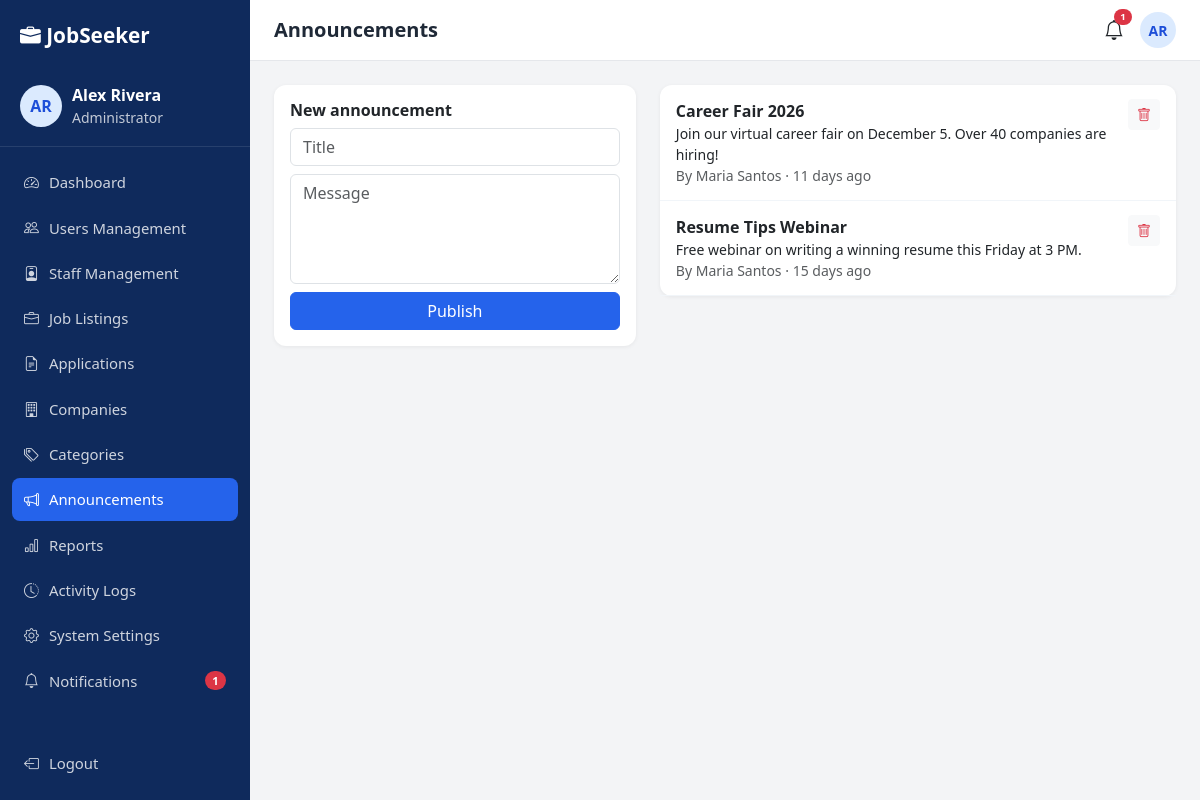
The page /admin/announcements.php (signed in) on the database its author committed.
### tables this page shows
CREATE TABLE user_profiles (
  id INT AUTO_INCREMENT PRIMARY KEY,
  user_id INT NOT NULL UNIQUE,
  phone VARCHAR(30), location VARCHAR(100), headline VARCHAR(150), skills VARCHAR(255), bio TEXT,
  profile_picture VARCHAR(255), resume VARCHAR(255),
  created_at TIMESTAMP DEFAULT CURRENT_TIMESTAMP,
  updated_at TIMESTAMP DEFAULT CURRENT_TIMESTAMP ON UPDATE CURRENT_TIMESTAMP,
  FOREIGN KEY (user_id) REFERENCES users(id) ON DELETE CASCADE
);

CREATE TABLE users (
  id INT AUTO_INCREMENT PRIMARY KEY,
  full_name VARCHAR(120) NOT NULL,
  username VARCHAR(50) NOT NULL UNIQUE,
  email VARCHAR(150) NOT NULL UNIQUE,
  password VARCHAR(255) NOT NULL,
  role ENUM('seeker','staff','admin') NOT NULL DEFAULT 'seeker',
  status ENUM('active','inactive') NOT NULL DEFAULT 'active',
  failed_attempts TINYINT NOT NULL DEFAULT 0,
  locked_until DATETIME NULL,
  last_login DATETIME NULL,
  created_at TIMESTAMP DEFAULT CURRENT_TIMESTAMP,
  updated_at TIMESTAMP DEFAULT CURRENT_TIMESTAMP ON UPDATE CURRENT_TIMESTAMP,
  INDEX idx_role (role), INDEX idx_status (status)
);

CREATE TABLE announcements (
  id INT AUTO_INCREMENT PRIMARY KEY,
  title VARCHAR(150) NOT NULL, body TEXT NOT NULL, created_by INT NULL,
  created_at TIMESTAMP DEFAULT CURRENT_TIMESTAMP,
  updated_at TIMESTAMP DEFAULT CURRENT_TIMESTAMP ON UPDATE CURRENT_TIMESTAMP,
  FOREIGN KEY (created_by) REFERENCES users(id) ON DELETE SET NULL
);

### admin/announcements.php (called while the page is built)
<?php
require __DIR__ . "/../staff/announcements.php";

### includes/auth.php (called while the page is built, shortened)
<?php
require_once __DIR__ . '/functions.php';
function user() {
    static $u = null;
    if ($u === null && !empty($_SESSION['uid']))
        $u = row('SELECT u.*, p.profile_picture FROM users u LEFT JOIN user_profiles p ON p.user_id=u.id WHERE u.id=?', [$_SESSION['uid']]) ?: false;
    return $u ?: null;
}
function require_role(...$roles) {
    $u = user();
    return $u;
}
function unread_count() { return (int)val('SELECT COUNT(*) FROM notifications WHERE user_id=? AND is_read=0', [$_SESSION['uid'] ?? 0]); }

### staff/announcements.php (the view, shortened to what this page needs)
<?php
require_once __DIR__ . '/../includes/auth.php';
$u = require_role('staff', 'admin'); $layout = 'dash'; $pageTitle = 'Announcements';
$list = rows('SELECT a.*, u.full_name FROM announcements a LEFT JOIN users u ON u.id=a.created_by ORDER BY a.created_at DESC');
include ROOT_PATH . '/includes/header.php';
?>
<div class="row g-4"><div class="col-lg-5"><div class="card p-3"><h6 class="fw-bold">New announcement</h6><form method="post"><?= csrf_field() ?><input type="hidden" name="action" value="create">
  <input name="title" class="form-control mb-2" placeholder="Title" required><textarea name="body" rows="4" class="form-control mb-2" placeholder="Message" required></textarea><button class="btn btn-primary w-100">Publish</button></form></div></div>
<div class="col-lg-7"><div class="card"><?php foreach ($list as $a): ?><div class="notif-item d-flex justify-content-between"><div><div class="fw-semibold"><?= e($a['title']) ?></div><div class="small"><?= nl2br(e($a['body'])) ?></div><div class="small text-muted">By <?= e($a['full_name'] ?? 'System') ?> · <?= time_ago($a['created_at']) ?></div></div>
  <?php if ($u['role'] === 'admin' || $a['created_by'] == $u['id']): ?><form method="post"><button name="action" value="delete" class="btn btn-sm btn-light text-danger" data-confirm="Delete announcement?"><i class="bi bi-trash"></i></button></form><?php endif; ?></div><?php endforeach; ?></div></div></div>
<?php include ROOT_PATH . '/includes/footer.php'; ?>

### includes/sidebar.php (shortened to what this page needs)
<?php
$self = basename($_SERVER['SCRIPT_NAME']);
$su = user();
$menus = [
 'seeker' => [['dashboard.php','speedometer2','Dashboard'],['browse-jobs.php','search','Find Jobs'],['my-applications.php','file-earmark-text','My Applications'],['profile.php','person','Profile'],['saved-jobs.php','heart','Saved Jobs'],['notifications.php','bell','Notifications']],
 'staff'  => [['dashboard.php','speedometer2','Dashboard'],['jobs.php','briefcase','Job Listings'],['add-job.php','plus-circle','Post New Job'],['applications.php','people','Applications'],['interviews.php','calendar-event','Interview Schedule'],['announcements.php','megaphone','Announcements'],['reports.php','bar-chart','Reports'],['../notifications.php','bell','Notifications']],
 'admin'  => [['dashboard.php','speedometer2','Dashboard'],['users.php','people','Users Management'],['staff.php','person-badge','Staff Management'],['jobs.php','briefcase','Job Listings'],['applications.php','file-earmark-text','Applications'],['companies.php','building','Companies'],['categories.php','tags','Categories'],['announcements.php','megaphone','Announcements'],['reports.php','bar-chart','Reports'],['logs.php','clock-history','Activity Logs'],['settings.php','gear','System Settings'],['../notifications.php','bell','Notifications']],
];
$role = $su['role'];
$base = url($role . '/');
$roleLabel = ['seeker' => 'Job Seeker', 'staff' => 'Staff', 'admin' => 'Administrator'][$role];
$unread = unread_count();
?>
<div class="dash-wrap">
  <aside class="sidebar" id="sidebar">
    <a href="<?= url('index.php') ?>" class="side-brand"><i class="bi bi-briefcase-fill"></i> JobSeeker</a>
    <div class="side-user">
      <?= avatar($su, 42) ?>
      <div class="min-w-0"><div class="fw-semibold text-truncate"><?= e($su['full_name']) ?></div><div class="small opacity-75"><?= $roleLabel ?></div></div>
    </div>
    <nav class="side-nav">
      <?php foreach ($menus[$role] as [$mf, $mi, $ml]):
        $active = ($self === basename($mf)) || ($self === 'edit-job.php' && $mf === 'jobs.php'); ?>
        <a href="<?= $base . $mf ?>" class="<?= $active ? 'active' : '' ?>"><i class="bi bi-<?= $mi ?>"></i> <?= $ml ?>
          <?php if ($mf === '../notifications.php' || $mf === 'notifications.php'): ?><span class="badge bg-danger rounded-pill ms-auto js-notif-badge" <?= $unread ? '' : 'hidden' ?>><?= $unread ?></span><?php endif; ?></a>
      <?php endforeach; ?>
    </nav>
    <a href="<?= url('logout.php') ?>" class="side-logout"><i class="bi bi-box-arrow-left"></i> Logout</a>
  </aside>
  <div class="dash-main">
    <header class="topbar">
      <h5 class="mb-0 fw-semibold"><?= e($pageTitle ?? 'Dashboard') ?></h5>
      <div class="ms-auto d-flex align-items-center gap-3">
        <a href="<?= url($role === 'seeker' ? 'seeker/notifications.php' : 'notifications.php') ?>" class="position-relative text-dark fs-5"><i class="bi bi-bell"></i>
          <span class="badge bg-danger rounded-pill notif-dot js-notif-badge" <?= $unread ? '' : 'hidden' ?>><?= $unread ?></span></a>
        <?= avatar($su, 36) ?>
      </div>
    </header>
    <main class="dash-content">

### includes/functions.php (shortened to what this page needs)
<?php
require_once __DIR__ . '/../config/config.php';
function e($v) { return htmlspecialchars((string)$v, ENT_QUOTES, 'UTF-8'); }
function url($p = '') { return BASE_URL . '/' . ltrim($p, '/'); }
function q($sql, $p = []) { global $pdo; $s = $pdo->prepare($sql); $s->execute($p); return $s; }
function row($sql, $p = []) { return q($sql, $p)->fetch(); }
function rows($sql, $p = []) { return q($sql, $p)->fetchAll(); }
function val($sql, $p = []) { return q($sql, $p)->fetchColumn(); }
function time_ago($d) {
    $t = time() - strtotime($d);
    if ($t < 2592000) return floor($t / 86400) . ' days ago';
    return date('M d, Y', strtotime($d));
}
function initials($n) { $p = preg_split('/\s+/', trim($n)); return strtoupper(substr($p[0], 0, 1) . (isset($p[1]) ? substr($p[1], 0, 1) : '')); }
function avatar($u, $size = 40) {
    return '<span class="avatar avatar-i" style="width:' . $size . 'px;height:' . $size . 'px;font-size:' . round($size / 2.6) . 'px">' . e(initials($u['full_name'])) . '</span>';
}
    ob_start(); ?>

### assets/css/style.css (style rules this page uses)
:root { --primary:#2563EB;--primary-dark:#1d4ed8;--navy:#0f2a5c;--navy2:#143570;--success:#10B981;--warning:#F59E0B;--danger:#EF4444;--gray:#6B7280;--bg:#F3F4F6 }
body { font-family:'Segoe UI',system-ui,-apple-system,Roboto,sans-serif;background:#fff;color:#1f2937 }
.layout-dash { background:var(--bg) }
.min-w-0 { min-width:0 }
.btn-primary { --bs-btn-bg:var(--primary);--bs-btn-border-color:var(--primary);--bs-btn-hover-bg:var(--primary-dark);--bs-btn-hover-border-color:var(--primary-dark) }
.dash-wrap { display:flex;min-height:100vh }
.sidebar { width:250px;background:var(--navy);color:#fff;display:flex;flex-direction:column;position:fixed;top:0;bottom:0;left:0;z-index:1040;transition:transform .25s }
.side-brand { color:#fff;text-decoration:none;font-weight:800;font-size:1.3rem;padding:20px }
.side-user { display:flex;gap:10px;align-items:center;padding:12px 20px 18px;border-bottom:1px solid rgba(255,255,255,.1) }
.side-nav { padding:14px 12px;flex:1;overflow-y:auto }
.side-nav a,.side-logout { display:flex;align-items:center;gap:10px;color:rgba(255,255,255,.8);text-decoration:none;padding:10px 12px;border-radius:8px;margin-bottom:3px;font-size:.93rem }
.side-nav a.active { background:var(--primary);color:#fff }
.side-logout { margin:0 12px 16px }
.dash-main { flex:1;margin-left:250px;min-width:0 }
.topbar { background:#fff;display:flex;align-items:center;gap:12px;padding:12px 24px;position:sticky;top:0;z-index:1020;border-bottom:1px solid #e5e7eb }
.dash-content { padding:24px }
.notif-dot { position:absolute;top:-6px;right:-8px;font-size:.6rem }
.avatar { border-radius:50%;object-fit:cover }
.avatar-i { display:inline-flex;align-items:center;justify-content:center;background:#dbeafe;color:var(--primary-dark);font-weight:700;flex-shrink:0 }
.card { border:0;border-radius:12px;box-shadow:0 1px 4px rgba(0,0,0,.06) }
.notif-item { padding:14px 16px;border-bottom:1px solid #f1f5f9 }

### rows shown on the page
user_profiles: user.full_name "AR AR", user.full_name "Alex Rivera", user.role "Administrator"
announcements: title "Career Fair 2026", body "Join our virtual career fair on December 5. Over 40 companies are hiring!", created_by.full_name "Maria Santos", created_at "11 days ago"
announcements: title "Resume Tips Webinar", body "Free webinar on writing a winning resume this Friday at 3 PM.", created_by.full_name "Maria Santos", created_at "15 days ago"

### other values the page prints
$ml "Dashboard"
$ml "Users Management"
$ml "Staff Management"
$ml "Job Listings"
$ml "Applications"
$ml "Companies"
$ml "Categories"
$ml "Announcements"
$ml "Reports"
$ml "Activity Logs"
$ml "System Settings"
$ml "Notifications"
$unread "1"
$pageTitle "Announcements"
